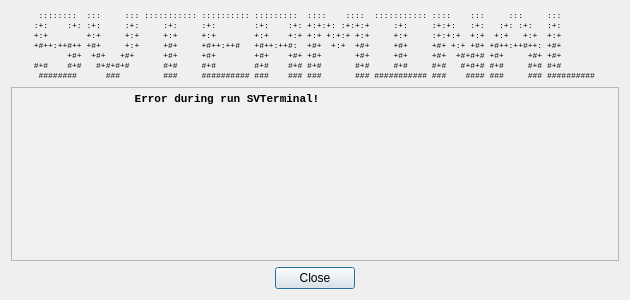
<?xml version="1.0" encoding="UTF-8"?>
<ui version="4.0">
 <class>Error</class>
 <widget class="QDialog" name="Error">
  <property name="geometry">
   <rect>
    <x>0</x>
    <y>0</y>
    <width>630</width>
    <height>300</height>
   </rect>
  </property>
  <property name="sizePolicy">
   <sizepolicy hsizetype="Fixed" vsizetype="Fixed">
    <horstretch>0</horstretch>
    <verstretch>0</verstretch>
   </sizepolicy>
  </property>
  <property name="minimumSize">
   <size>
    <width>630</width>
    <height>300</height>
   </size>
  </property>
  <property name="maximumSize">
   <size>
    <width>630</width>
    <height>300</height>
   </size>
  </property>
  <property name="windowTitle">
   <string>SV Terminal running error</string>
  </property>
  <layout class="QVBoxLayout" name="verticalLayout">
   <item>
    <layout class="QHBoxLayout" name="horizontalLayout_2">
     <item>
      <spacer name="horizontalSpacer_3">
       <property name="orientation">
        <enum>Qt::Horizontal</enum>
       </property>
       <property name="sizeHint" stdset="0">
        <size>
         <width>129</width>
         <height>20</height>
        </size>
       </property>
      </spacer>
     </item>
     <item>
      <widget class="QLabel" name="SvTerminal">
       <property name="sizePolicy">
        <sizepolicy hsizetype="Expanding" vsizetype="Expanding">
         <horstretch>0</horstretch>
         <verstretch>0</verstretch>
        </sizepolicy>
       </property>
       <property name="font">
        <font>
         <family>Lucida Console</family>
         <pointsize>6</pointsize>
        </font>
       </property>
       <property name="text">
        <string>  ::::::::  :::     ::: ::::::::::: :::::::::: :::::::::  ::::    ::::  ::::::::::: ::::    :::     :::     :::        
 :+:    :+: :+:     :+:     :+:     :+:        :+:    :+: +:+:+: :+:+:+     :+:     :+:+:   :+:   :+: :+:   :+:        
 +:+        +:+     +:+     +:+     +:+        +:+    +:+ +:+ +:+:+ +:+     +:+     :+:+:+  +:+  +:+   +:+  +:+        
 +#++:++#++ +#+     +:+     +#+     +#++:++#   +#++:++#:  +#+  +:+  +#+     +#+     +#+ +:+ +#+ +#++:++#++: +#+        
        +#+  +#+   +#+      +#+     +#+        +#+    +#+ +#+       +#+     +#+     +#+  +#+#+# +#+     +#+ +#+        
 #+#    #+#   #+#+#+#       #+#     #+#        #+#    #+# #+#       #+#     #+#     #+#   #+#+# #+#     #+# #+#        
  ########      ###         ###     ########## ###    ### ###       ### ########### ###    #### ###     ### ########## </string>
       </property>
       <property name="textInteractionFlags">
        <set>Qt::TextSelectableByKeyboard|Qt::TextSelectableByMouse</set>
       </property>
      </widget>
     </item>
     <item>
      <spacer name="horizontalSpacer_4">
       <property name="orientation">
        <enum>Qt::Horizontal</enum>
       </property>
       <property name="sizeHint" stdset="0">
        <size>
         <width>129</width>
         <height>20</height>
        </size>
       </property>
      </spacer>
     </item>
    </layout>
   </item>
   <item>
    <widget class="QTextBrowser" name="TextField">
     <property name="palette">
      <palette>
       <active>
        <colorrole role="Base">
         <brush brushstyle="SolidPattern">
          <color alpha="255">
           <red>240</red>
           <green>240</green>
           <blue>240</blue>
          </color>
         </brush>
        </colorrole>
       </active>
       <inactive>
        <colorrole role="Base">
         <brush brushstyle="SolidPattern">
          <color alpha="255">
           <red>240</red>
           <green>240</green>
           <blue>240</blue>
          </color>
         </brush>
        </colorrole>
       </inactive>
       <disabled>
        <colorrole role="Base">
         <brush brushstyle="SolidPattern">
          <color alpha="255">
           <red>240</red>
           <green>240</green>
           <blue>240</blue>
          </color>
         </brush>
        </colorrole>
       </disabled>
      </palette>
     </property>
     <property name="font">
      <font>
       <family>Lucida Console</family>
      </font>
     </property>
     <property name="focusPolicy">
      <enum>Qt::ClickFocus</enum>
     </property>
     <property name="tabChangesFocus">
      <bool>true</bool>
     </property>
     <property name="documentTitle">
      <string/>
     </property>
     <property name="undoRedoEnabled">
      <bool>false</bool>
     </property>
     <property name="html">
      <string>&lt;!DOCTYPE HTML PUBLIC &quot;-//W3C//DTD HTML 4.0//EN&quot; &quot;http://www.w3.org/TR/REC-html40/strict.dtd&quot;&gt;
&lt;html&gt;&lt;head&gt;&lt;meta name=&quot;qrichtext&quot; content=&quot;1&quot; /&gt;&lt;style type=&quot;text/css&quot;&gt;
p, li { white-space: pre-wrap; }
&lt;/style&gt;&lt;/head&gt;&lt;body style=&quot; font-family:'Lucida Console'; font-size:8.25pt; font-weight:400; font-style:normal;&quot;&gt;
&lt;p style=&quot; margin-top:0px; margin-bottom:0px; margin-left:0px; margin-right:0px; -qt-block-indent:0; text-indent:0px;&quot;&gt;&lt;span style=&quot; font-weight:600;&quot;&gt;                  Error during run SVTerminal!&lt;/span&gt;&lt;/p&gt;
&lt;p style=&quot;-qt-paragraph-type:empty; margin-top:0px; margin-bottom:0px; margin-left:0px; margin-right:0px; -qt-block-indent:0; text-indent:0px; font-weight:600;&quot;&gt;&lt;br /&gt;&lt;/p&gt;&lt;/body&gt;&lt;/html&gt;</string>
     </property>
     <property name="acceptRichText">
      <bool>true</bool>
     </property>
     <property name="textInteractionFlags">
      <set>Qt::LinksAccessibleByKeyboard|Qt::LinksAccessibleByMouse|Qt::TextBrowserInteraction|Qt::TextSelectableByKeyboard|Qt::TextSelectableByMouse</set>
     </property>
    </widget>
   </item>
   <item>
    <layout class="QHBoxLayout" name="horizontalLayout">
     <item>
      <spacer name="horizontalSpacer">
       <property name="orientation">
        <enum>Qt::Horizontal</enum>
       </property>
       <property name="sizeHint" stdset="0">
        <size>
         <width>129</width>
         <height>20</height>
        </size>
       </property>
      </spacer>
     </item>
     <item>
      <widget class="QPushButton" name="ButtonClose">
       <property name="text">
        <string>Close</string>
       </property>
      </widget>
     </item>
     <item>
      <spacer name="horizontalSpacer_2">
       <property name="orientation">
        <enum>Qt::Horizontal</enum>
       </property>
       <property name="sizeHint" stdset="0">
        <size>
         <width>129</width>
         <height>20</height>
        </size>
       </property>
      </spacer>
     </item>
    </layout>
   </item>
  </layout>
 </widget>
 <resources/>
 <connections>
  <connection>
   <sender>ButtonClose</sender>
   <signal>clicked()</signal>
   <receiver>Error</receiver>
   <slot>accept()</slot>
   <hints>
    <hint type="sourcelabel">
     <x>350</x>
     <y>305</y>
    </hint>
    <hint type="destinationlabel">
     <x>78</x>
     <y>77</y>
    </hint>
   </hints>
  </connection>
 </connections>
</ui>
